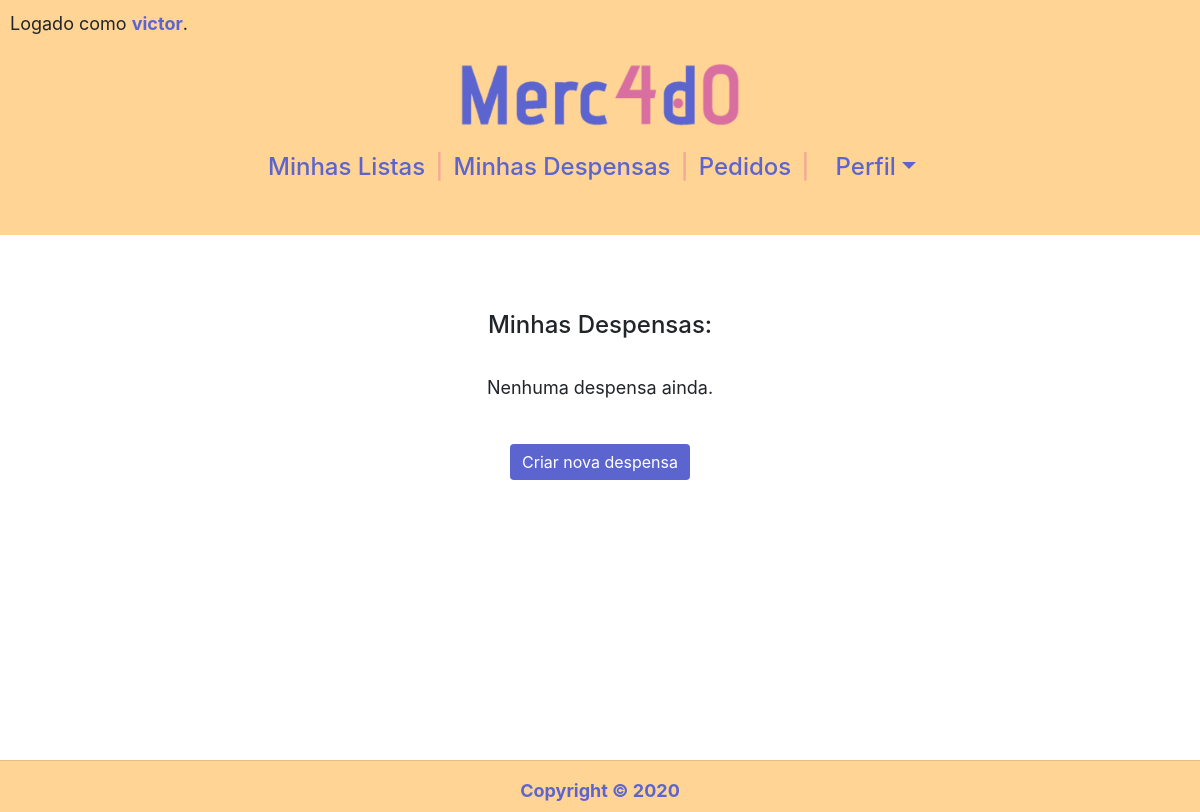
Before: /acompanhamentos (signed in) with the older database file.
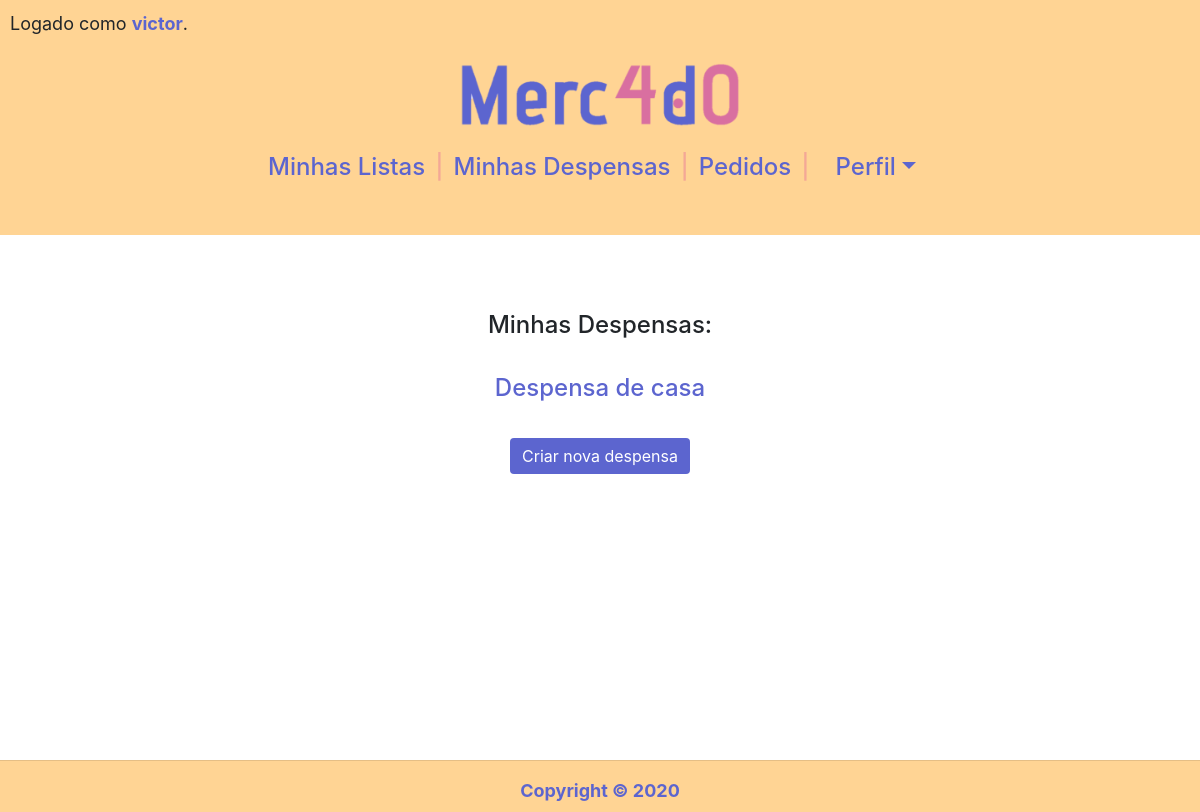
After: the same page with the newer database file.
### compras/models.py (models this page shows, shortened)
class Acompanhamento(models.Model):
    nome = models.CharField(max_length=50)
    usuario = models.ForeignKey(Usuario,
                                on_delete=models.CASCADE,
                                related_name="acompanhamentos")

### compras/views.py (the view)
# urls.py: path('acompanhamentos', views.acompanhamentos, name="acompanhamentos"),
@login_required(login_url='login')
def acompanhamentos(request):
    return render(request, "compras/acompanhamentos.html", {
        "acompanhamentos": Acompanhamento.objects.filter(usuario=request.user).order_by('nome'),
        "produtos": Produto.objects.order_by('nome'),
    })

### compras/templates/compras/acompanhamentos.html (shortened to what this page needs)
{% extends "compras/layout.html" %}
{% load static %}
{% block body %}
<div class="container">
<div id="row" class="row">
<div class="col" style="margin-top: 12px;">
<h4>Minhas Despensas:</h4>
<br>
<ul>
    {% for acompanhamento in acompanhamentos %}
    <li>
        <h4><a href="" onclick="mostrar('{{ acompanhamento.id }}'); return false">{{ acompanhamento.nome }}</a></h4>
    </li>
{% empty %}
    <p>Nenhuma despensa ainda.</p>
    {% endfor %}
</ul>
<br>
<button id="but_criar" type="button" onclick="document.querySelector('#criar').style.display = 'block'; this.style.display = 'none'" class="btn btn-primary">Criar nova despensa</button>
</div>
</div>
</div>
{% endblock %}

Changed rows visible on the page:
added Acompanhamento: nome "Despensa de casa"
Other visible differences:
text no longer shown: "Nenhuma despensa ainda."
